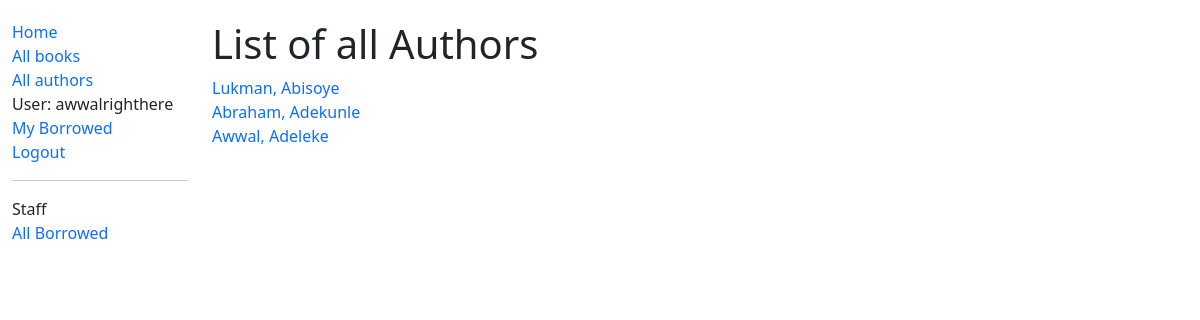
The app's page /catalog/authors/ (signed in) with its own data.
### catalog/models.py (models this page shows, shortened)
class Author(models.Model):
    first_name = models.CharField(max_length=100)
    last_name = models.CharField(max_length=100)
    date_of_birth = models.DateField(null=True, blank=True)
    date_of_death = models.DateField('Died',null=True, blank=True)
    class Meta:
        ordering = ['last_name', 'first_name']
    def get_absolute_url(self):
        return reverse("author-detail", args=[str(self.id)])        #type:ignore

### catalog/views.py (the view)
# urls.py: path("authors/", views.AuthorListView.as_view(), name='authors'),
class AuthorListView(LoginRequiredMixin,generic.ListView):
    model = Author
    context_object_name = 'author_list'
    login_url = '/login/'
    redirect_field_name = 'redirect_to'
    def get_context_data(self, **kwargs):
        context = super(AuthorListView, self).get_context_data(**kwargs)
        context['some_data'] = "This is just some data"
        return context
    def get_queryset(self):
        return Author.objects.filter(last_name__startswith = 'A')
    template_name = 'authors/author_list.html'

### catalog/templates/catalog/author_list.html
{% extends 'base_generic.html' %}
{% block content %}
    <h1>List of all Authors</h1>
    {% if author_list %}
    <ul>
        {% for author in author_list %}
        <li><a href={{ author.get_absolute_url }}>{{ author.first_name }}, {{ author.last_name }}</a></li>
        {% endfor %}
    </ul>
    {% endif %}
{% endblock %}

### catalog/templates/base_generic.html (shortened to what this page needs)
<!DOCTYPE html>
<html lang="en">
<head>
  <link href="https://cdn.jsdelivr.net/npm/bootstrap@5.1.3/dist/css/bootstrap.min.css" rel="stylesheet">
  {% load static %}
  <link rel="stylesheet" href="{% static 'css/styles.css' %}">
</head>
<body>
  <div class="container-fluid">
    <div class="row">
      <div class="col-sm-2">
      {% block sidebar %}
        <ul class="sidebar-nav">
          <li><a href="{% url 'index' %}">Home</a></li>
          <li><a href="{% url 'books' %}">All books</a></li>
          <li><a href="{% url 'authors' %}">All authors</a></li>
          {% if user.is_authenticated %}
            <li>User: {{ user.get_username }}</li>
            <li><a href="{% url 'my-borrowed' %}">My Borrowed</a></li>
            <li><a href="{% url 'logout' %}?next={{ request.path }}">Logout</a></li>
            <hr>
            {% if perms.catalog.can_mark_returned %}
            <li>Staff</li>
            <li><a href="{% url 'all-borrowed' %}">All Borrowed</a></li>
            {% endif %}
          {% else %}
          <li><a href="{% url 'login' %}?next={{ request.path }}">Login</a></li>
          {% endif %}
        </ul>
     {% endblock %}
      </div>
      <div class="col-sm-10">
        {% block content %}
        {% endblock %}
      </div>
    </div>
  </div>
</body>
</html>

### catalog/static/css/styles.css (style rules this page uses)
.sidebar-nav { margin-top: 20px; padding: 0; list-style: none; }
.col-sm-10 { margin-top: 20px; }
a { text-decoration: none; }
ul { padding-inline-start: 0px; }
li { list-style-type: none; }

### records on screen
Author: first_name "Lukman", last_name "Abisoye"
Author: first_name "Abraham", last_name "Adekunle"
Author: first_name "Awwal", last_name "Adeleke"

### other values on screen
{{ user.get_username }} "awwalrighthere"
